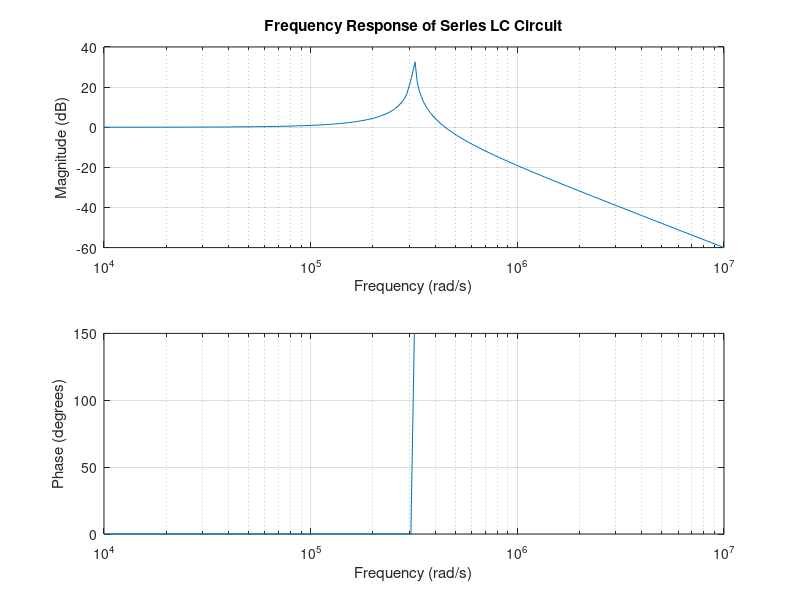

Here is the MATLAB script that generated this plot:
% Parameters
L = 1e-3;     % 1 mH
C = 10e-9;    % 10 nF

% Transfer function
num = [1];
den = [L*C 0 1]; %s^2+s+1
H = tf(num, den);

% Original frequency vector in rad/s (logarithmic spacing)
w = logspace(4, 7, 100);  % Frequency from 10^4 rad/s to 10^7 rad/s

% Frequency around the expected peak (add more points around this range)
peak_freq = 1e6;  % Approximate peak frequency (can adjust based on the expected behavior)
w_fine = logspace(log10(peak_freq) - 1, log10(peak_freq) + 1, 100);  % More resolution around the peak

% Combine the original frequency range with the finer range around the peak
w_combined = unique(sort([w, w_fine]));  % Combine and remove duplicates

% Create Bode plot with custom frequency vector
[mag, phase, wout] = bode(H, w_combined);

% Plot magnitude
subplot(2,1,1);
semilogx(wout, 20*log10(squeeze(mag)));  % Convert magnitude to dB
grid on;
title('Frequency Response of Series LC Circuit');
xlabel('Frequency (rad/s)');
ylabel('Magnitude (dB)');
xlim([min(wout) max(wout)]);  % Custom x-axis limits
ylim([-60 40]);  % Set y-axis limits for magnitude
set(gca, 'YTick', -60:20:40);

% Plot phase
subplot(2,1,2);
semilogx(wout, squeeze(phase));  % Phase in degrees
grid on;
xlabel('Frequency (rad/s)');
ylabel('Phase (degrees)');
xlim([min(wout) max(wout)]);  % Custom x-axis limits
ylim([0 150]);  % Set y-axis limits for phase
set(gca, 'YTick', 0:50:150);
